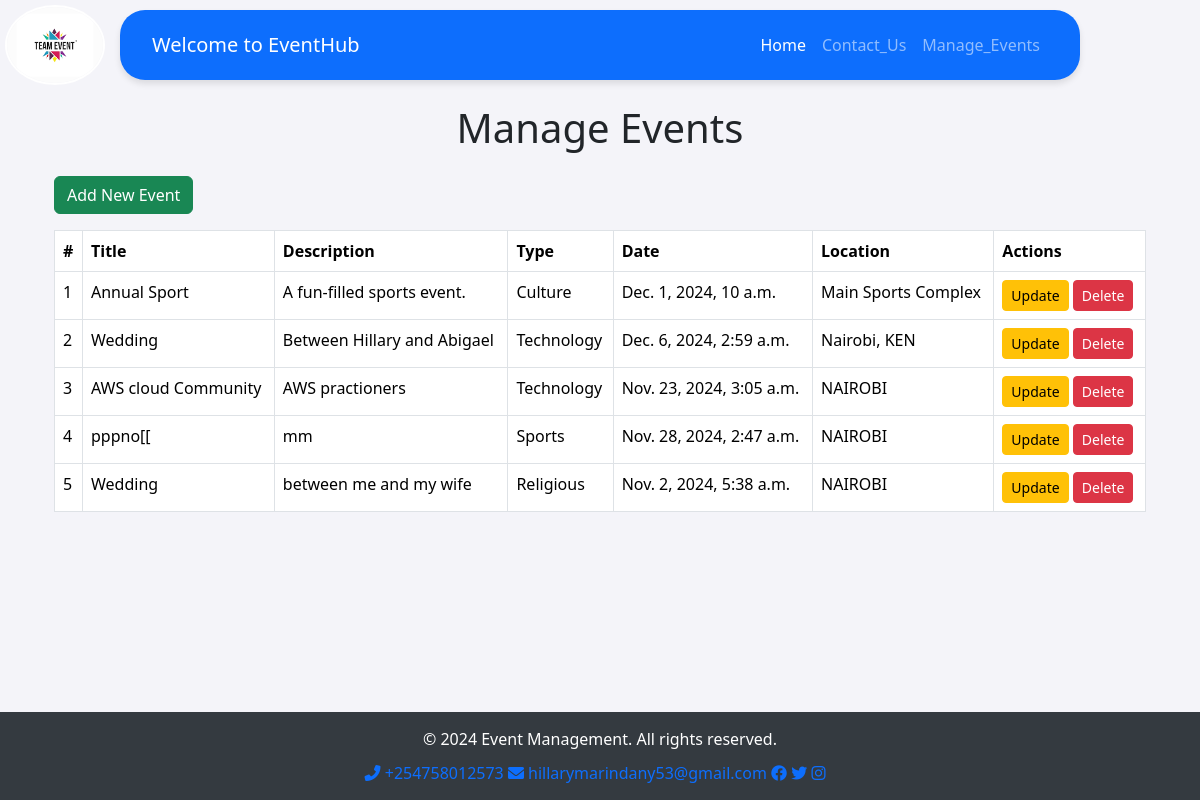
Page /manage_event/ on the committed database.
### event_management_system_app/models.py (models this page shows, shortened)
class Event(models.Model):
    title = models.CharField(max_length=255)
    description = models.TextField()
    event_type = models.CharField(
        max_length=50,
        choices=[
            ('Technology', 'Technology'),
            ('Education', 'Education'),
            ('Culture', 'Culture'),
            ('Sports', 'Sports'),
            ('Religious', 'Religious'),
            ('Other', 'Other'),
        ]
    )
    date = models.DateTimeField()
    location = models.CharField(max_length=255)
    ticket_link = models.URLField(max_length=500, blank=True, null=True)
    image = models.ImageField(upload_to='event_images/', blank=True, null=True)

### event_management_system_app/views.py (the view)
# urls.py: path('manage_event/', views.manage_events, name='manage_event'),
def manage_events(request):
    events = Event.objects.all()  # Get all events
    return render(request, 'admin/manage_event.html', {'events': events})

### templates/admin/manage_event.html (shortened to what this page needs)
{% extends 'base.html' %}
{% load widget_tweaks %}
{% block content %}
<div class="container">
    <h1 class="text-center mt-4 mb-4">Manage Events</h1>
    <button type="button" class="btn btn-success mb-3" data-bs-toggle="modal" data-bs-target="#addEventModal">
        Add New Event
    </button>
    <table class="table table-bordered table-hover">
        <thead>
            <tr>
                <th>#</th>
                <th>Title</th>
                <th>Description</th>
                <th>Type</th>
                <th>Date</th>
                <th>Location</th>
                <th>Actions</th>
            </tr>
        </thead>
        <tbody>
            {% for event in events %}
            <tr>
                <td>{{ forloop.counter }}</td>
                <td>{{ event.title }}</td>
                <td>{{ event.description }}</td>
                <td>{{ event.event_type }}</td>
                <td>{{ event.date }}</td>
                <td>{{ event.location }}</td>
                <td>
                    <button
                        type="button"
                        class="btn btn-warning btn-sm"
                        data-bs-toggle="modal"
                        data-bs-target="#updateEventModal{{ event.id }}">
                        Update
                    </button>
                    <a href="{% url 'delete_event' event.id %}" class="btn btn-danger btn-sm"
                       onclick="return confirm('Are you sure you want to delete this event?')">
                        Delete
                    </a>
                </td>
            </tr>
            {% endfor %}
        </tbody>
    </table>
</div>
{% endblock %}

### static/css/custom.css (style rules this page uses)
body { padding-top: 80px; background-color: #f4f4f9; }

### rows in the picture
Event: title "Annual Sport", description "A fun-filled sports event.", event_type "Culture", date "Dec. 1, 2024, 10 a.m.", location "Main Sports Complex"
Event: title "Wedding", description "Between Hillary and Abigael", event_type "Technology", date "Dec. 6, 2024, 2:59 a.m.", location "Nairobi, KEN"
Event: title "AWS cloud Community", description "AWS practioners", event_type "Technology", date "Nov. 23, 2024, 3:05 a.m.", location "NAIROBI"
Event: title "pppno[[", description "mm", event_type "Sports", date "Nov. 28, 2024, 2:47 a.m.", location "NAIROBI"
Event: title "Wedding", description "between me and my wife", event_type "Religious", date "Nov. 2, 2024, 5:38 a.m.", location "NAIROBI"
